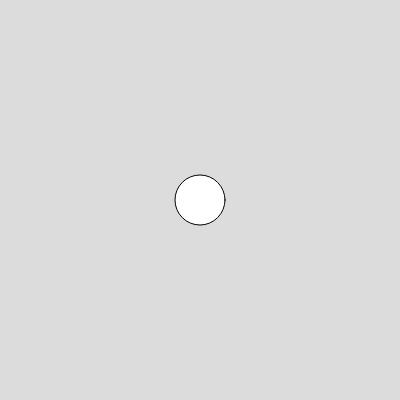
Frame 1 (no input)
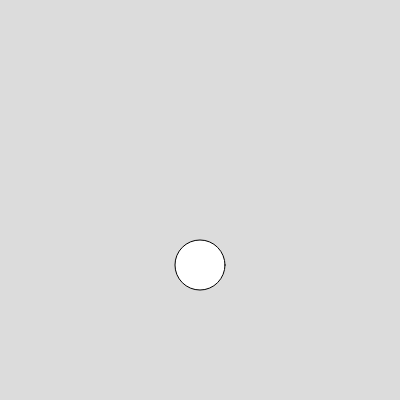
Frame 60 (no input)
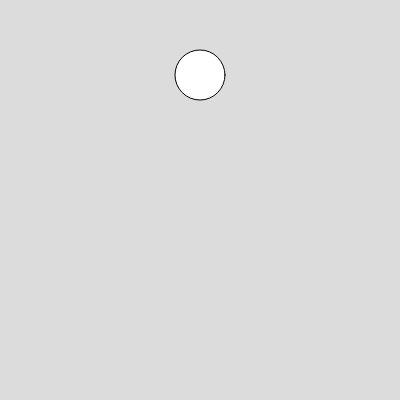
Frame 120 (the mouse pressed at the canvas centre since frame 60)

The p5.js sketch that drew these frames (run headless with seeded random() and noise() and a simulated clock; from frame 60 on, the mouse is pressed at the canvas centre):

// p5.js sketch
// ── sketch.js
let x;
let y;
let xspeed;
let yspeed;

function setup() {
  createCanvas(400, 400);
  x = width/2
  y = height/2
  xspeed = 0
  yspeed = 5
}

function draw() {
  background(220);
  circle(x,y,50);
  x+=xspeed;
  y+=yspeed;
  if(y > 375){
    yspeed = yspeed*-1
  } else if(y < 25)
  yspeed = yspeed*-1
}
